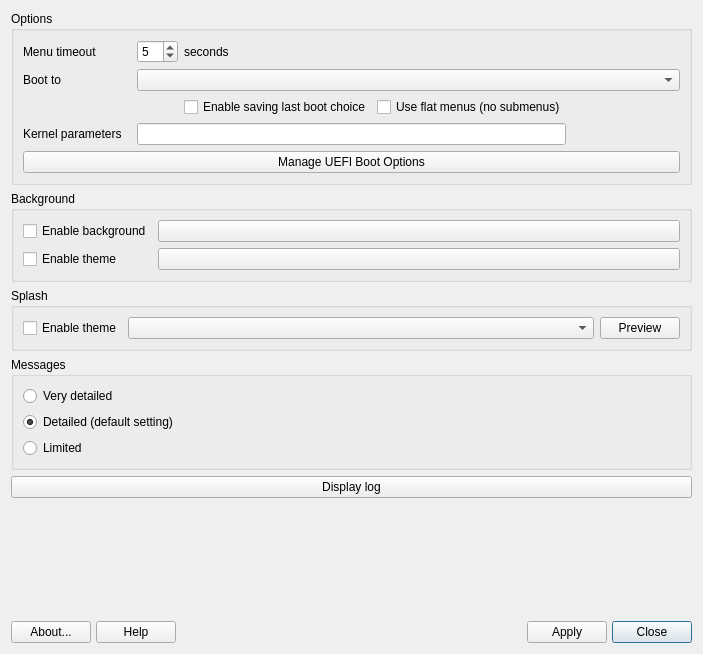
<?xml version="1.0" encoding="UTF-8"?>
<ui version="4.0">
 <class>MainWindow</class>
 <widget class="QDialog" name="MainWindow">
  <property name="geometry">
   <rect>
    <x>0</x>
    <y>0</y>
    <width>703</width>
    <height>654</height>
   </rect>
  </property>
  <property name="sizePolicy">
   <sizepolicy hsizetype="Expanding" vsizetype="Expanding">
    <horstretch>0</horstretch>
    <verstretch>0</verstretch>
   </sizepolicy>
  </property>
  <property name="windowIcon">
   <iconset theme="mx-boot-options">
    <normaloff>.</normaloff>.</iconset>
  </property>
  <layout class="QVBoxLayout" name="verticalLayout">
   <item>
    <widget class="QGroupBox" name="groupBoxOptions">
     <property name="sizePolicy">
      <sizepolicy hsizetype="Preferred" vsizetype="Preferred">
       <horstretch>0</horstretch>
       <verstretch>0</verstretch>
      </sizepolicy>
     </property>
     <property name="title">
      <string>Options</string>
     </property>
     <layout class="QGridLayout" name="gridLayout_2">
      <item row="2" column="3">
       <widget class="QCheckBox" name="checkEnableFlatmenus">
        <property name="toolTip">
         <string>Use simplified menu structure without submenus</string>
        </property>
        <property name="text">
         <string>Use flat menus (no submenus)</string>
        </property>
       </widget>
      </item>
      <item row="1" column="0">
       <widget class="QLabel" name="labelDefaultEntry">
        <property name="sizePolicy">
         <sizepolicy hsizetype="Preferred" vsizetype="Preferred">
          <horstretch>0</horstretch>
          <verstretch>0</verstretch>
         </sizepolicy>
        </property>
        <property name="text">
         <string>Boot to</string>
        </property>
       </widget>
      </item>
      <item row="0" column="1">
       <widget class="QSpinBox" name="spinBoxTimeout">
        <property name="sizePolicy">
         <sizepolicy hsizetype="Fixed" vsizetype="Fixed">
          <horstretch>0</horstretch>
          <verstretch>0</verstretch>
         </sizepolicy>
        </property>
        <property name="minimum">
         <number>-1</number>
        </property>
        <property name="value">
         <number>5</number>
        </property>
       </widget>
      </item>
      <item row="0" column="0">
       <widget class="QLabel" name="lableTimeout">
        <property name="toolTip">
         <string>Set to '0' to boot immediately without displaying the menu, or to '-1' to wait indefinitely</string>
        </property>
        <property name="text">
         <string>Menu timeout</string>
        </property>
       </widget>
      </item>
      <item row="3" column="1" colspan="3">
       <widget class="QLineEdit" name="textKernel"/>
      </item>
      <item row="1" column="1" colspan="4">
       <widget class="QComboBox" name="comboMenuEntry">
        <property name="sizePolicy">
         <sizepolicy hsizetype="Expanding" vsizetype="Fixed">
          <horstretch>0</horstretch>
          <verstretch>0</verstretch>
         </sizepolicy>
        </property>
        <property name="currentText">
         <string notr="true"/>
        </property>
       </widget>
      </item>
      <item row="3" column="0">
       <widget class="QLabel" name="lableKernel">
        <property name="text">
         <string>Kernel parameters</string>
        </property>
       </widget>
      </item>
      <item row="0" column="2">
       <widget class="QLabel" name="labelSeconds">
        <property name="sizePolicy">
         <sizepolicy hsizetype="Preferred" vsizetype="Preferred">
          <horstretch>0</horstretch>
          <verstretch>0</verstretch>
         </sizepolicy>
        </property>
        <property name="text">
         <string>seconds</string>
        </property>
       </widget>
      </item>
      <item row="2" column="2">
       <widget class="QCheckBox" name="checkSaveDefault">
        <property name="toolTip">
         <string>With this option enabled whatever entry you select from the grub boot menu will be saved as the new default for future boots</string>
        </property>
        <property name="text">
         <string>Enable saving last boot choice</string>
        </property>
       </widget>
      </item>
      <item row="4" column="0" colspan="5">
       <widget class="QPushButton" name="pushUefi">
        <property name="text">
         <string>Manage UEFI Boot Options</string>
        </property>
        <property name="icon">
         <iconset theme="preferences-system"/>
        </property>
        <property name="autoDefault">
         <bool>false</bool>
        </property>
       </widget>
      </item>
     </layout>
    </widget>
   </item>
   <item>
    <widget class="QGroupBox" name="groupBoxBackground">
     <property name="title">
      <string>Background</string>
     </property>
     <layout class="QGridLayout" name="gridLayout_3">
      <item row="0" column="0">
       <widget class="QCheckBox" name="checkBackground">
        <property name="sizePolicy">
         <sizepolicy hsizetype="Preferred" vsizetype="Fixed">
          <horstretch>0</horstretch>
          <verstretch>0</verstretch>
         </sizepolicy>
        </property>
        <property name="minimumSize">
         <size>
          <width>120</width>
          <height>0</height>
         </size>
        </property>
        <property name="text">
         <string>Enable background</string>
        </property>
       </widget>
      </item>
      <item row="1" column="0">
       <widget class="QCheckBox" name="checkGrubTheme">
        <property name="sizePolicy">
         <sizepolicy hsizetype="Preferred" vsizetype="Fixed">
          <horstretch>0</horstretch>
          <verstretch>0</verstretch>
         </sizepolicy>
        </property>
        <property name="text">
         <string>Enable theme</string>
        </property>
       </widget>
      </item>
      <item row="0" column="1" colspan="2">
       <widget class="QPushButton" name="pushBgFile">
        <property name="sizePolicy">
         <sizepolicy hsizetype="Expanding" vsizetype="Fixed">
          <horstretch>0</horstretch>
          <verstretch>0</verstretch>
         </sizepolicy>
        </property>
        <property name="text">
         <string notr="true"/>
        </property>
        <property name="autoDefault">
         <bool>false</bool>
        </property>
       </widget>
      </item>
      <item row="1" column="1" colspan="2">
       <widget class="QPushButton" name="pushThemeFile">
        <property name="sizePolicy">
         <sizepolicy hsizetype="Expanding" vsizetype="Fixed">
          <horstretch>0</horstretch>
          <verstretch>0</verstretch>
         </sizepolicy>
        </property>
        <property name="text">
         <string notr="true"/>
        </property>
        <property name="autoDefault">
         <bool>false</bool>
        </property>
       </widget>
      </item>
      <item row="2" column="1">
       <spacer name="horizontalSpacer">
        <property name="orientation">
         <enum>Qt::Horizontal</enum>
        </property>
        <property name="sizeType">
         <enum>QSizePolicy::Expanding</enum>
        </property>
        <property name="sizeHint" stdset="0">
         <size>
          <width>40</width>
          <height>0</height>
         </size>
        </property>
       </spacer>
      </item>
      <item row="2" column="0">
       <spacer name="horizontalSpacer_2">
        <property name="orientation">
         <enum>Qt::Horizontal</enum>
        </property>
        <property name="sizeType">
         <enum>QSizePolicy::Preferred</enum>
        </property>
        <property name="sizeHint" stdset="0">
         <size>
          <width>40</width>
          <height>0</height>
         </size>
        </property>
       </spacer>
      </item>
     </layout>
    </widget>
   </item>
   <item>
    <widget class="QGroupBox" name="groupBoxSplash">
     <property name="sizePolicy">
      <sizepolicy hsizetype="Expanding" vsizetype="Preferred">
       <horstretch>0</horstretch>
       <verstretch>0</verstretch>
      </sizepolicy>
     </property>
     <property name="title">
      <string>Splash</string>
     </property>
     <layout class="QGridLayout" name="gridLayout">
      <item row="0" column="1">
       <widget class="QComboBox" name="comboTheme">
        <property name="sizePolicy">
         <sizepolicy hsizetype="Expanding" vsizetype="Fixed">
          <horstretch>0</horstretch>
          <verstretch>0</verstretch>
         </sizepolicy>
        </property>
       </widget>
      </item>
      <item row="0" column="0">
       <widget class="QCheckBox" name="checkBootsplash">
        <property name="sizePolicy">
         <sizepolicy hsizetype="Fixed" vsizetype="Fixed">
          <horstretch>0</horstretch>
          <verstretch>0</verstretch>
         </sizepolicy>
        </property>
        <property name="text">
         <string>Enable theme</string>
        </property>
       </widget>
      </item>
      <item row="0" column="2">
       <widget class="QPushButton" name="pushPreview">
        <property name="sizePolicy">
         <sizepolicy hsizetype="Fixed" vsizetype="Fixed">
          <horstretch>0</horstretch>
          <verstretch>0</verstretch>
         </sizepolicy>
        </property>
        <property name="text">
         <string>Preview</string>
        </property>
        <property name="icon">
         <iconset theme="document-preview">
          <normaloff>.</normaloff>.</iconset>
        </property>
        <property name="autoDefault">
         <bool>false</bool>
        </property>
       </widget>
      </item>
     </layout>
    </widget>
   </item>
   <item>
    <widget class="QGroupBox" name="groupBoxMessages">
     <property name="sizePolicy">
      <sizepolicy hsizetype="Expanding" vsizetype="Preferred">
       <horstretch>0</horstretch>
       <verstretch>0</verstretch>
      </sizepolicy>
     </property>
     <property name="title">
      <string>Messages</string>
     </property>
     <layout class="QVBoxLayout" name="verticalLayout_2">
      <item>
       <widget class="QRadioButton" name="radioVeryDetailedMsg">
        <property name="text">
         <string>Very detailed</string>
        </property>
       </widget>
      </item>
      <item>
       <widget class="QRadioButton" name="radioDetailedMsg">
        <property name="text">
         <string>Detailed (default setting)</string>
        </property>
        <property name="checked">
         <bool>true</bool>
        </property>
       </widget>
      </item>
      <item>
       <widget class="QRadioButton" name="radioLimitedMsg">
        <property name="text">
         <string>Limited</string>
        </property>
       </widget>
      </item>
     </layout>
    </widget>
   </item>
   <item>
    <widget class="QPushButton" name="pushLog">
     <property name="sizePolicy">
      <sizepolicy hsizetype="Expanding" vsizetype="Fixed">
       <horstretch>0</horstretch>
       <verstretch>0</verstretch>
      </sizepolicy>
     </property>
     <property name="text">
      <string>Display log</string>
     </property>
     <property name="icon">
      <iconset theme="emblem-documents">
       <normaloff>.</normaloff>.</iconset>
     </property>
     <property name="autoDefault">
      <bool>false</bool>
     </property>
    </widget>
   </item>
   <item>
    <spacer name="verticalSpacer">
     <property name="orientation">
      <enum>Qt::Vertical</enum>
     </property>
     <property name="sizeHint" stdset="0">
      <size>
       <width>20</width>
       <height>40</height>
      </size>
     </property>
    </spacer>
   </item>
   <item>
    <layout class="QGridLayout" name="buttonBar" columnstretch="0,0,0,0,0,0,0,0,0,0">
     <property name="sizeConstraint">
      <enum>QLayout::SetDefaultConstraint</enum>
     </property>
     <property name="leftMargin">
      <number>0</number>
     </property>
     <property name="topMargin">
      <number>0</number>
     </property>
     <property name="rightMargin">
      <number>0</number>
     </property>
     <property name="bottomMargin">
      <number>0</number>
     </property>
     <property name="spacing">
      <number>5</number>
     </property>
     <item row="0" column="1">
      <widget class="QPushButton" name="pushHelp">
       <property name="sizePolicy">
        <sizepolicy hsizetype="Minimum" vsizetype="Preferred">
         <horstretch>0</horstretch>
         <verstretch>0</verstretch>
        </sizepolicy>
       </property>
       <property name="toolTip">
        <string>Display help </string>
       </property>
       <property name="text">
        <string>Help</string>
       </property>
       <property name="icon">
        <iconset theme="help-contents">
         <normaloff>.</normaloff>.</iconset>
       </property>
       <property name="shortcut">
        <string>Alt+H</string>
       </property>
       <property name="autoDefault">
        <bool>false</bool>
       </property>
      </widget>
     </item>
     <item row="0" column="5">
      <spacer name="horizontalSpacer2">
       <property name="orientation">
        <enum>Qt::Horizontal</enum>
       </property>
       <property name="sizeType">
        <enum>QSizePolicy::Expanding</enum>
       </property>
       <property name="sizeHint" stdset="0">
        <size>
         <width>100</width>
         <height>20</height>
        </size>
       </property>
      </spacer>
     </item>
     <item row="0" column="0">
      <widget class="QPushButton" name="pushAbout">
       <property name="sizePolicy">
        <sizepolicy hsizetype="Minimum" vsizetype="Preferred">
         <horstretch>0</horstretch>
         <verstretch>0</verstretch>
        </sizepolicy>
       </property>
       <property name="toolTip">
        <string>About this application</string>
       </property>
       <property name="text">
        <string>About...</string>
       </property>
       <property name="icon">
        <iconset theme="help-about">
         <normaloff>.</normaloff>.</iconset>
       </property>
       <property name="shortcut">
        <string>Alt+B</string>
       </property>
       <property name="autoDefault">
        <bool>false</bool>
       </property>
      </widget>
     </item>
     <item row="0" column="2">
      <spacer name="horizontalSpacer1">
       <property name="orientation">
        <enum>Qt::Horizontal</enum>
       </property>
       <property name="sizeType">
        <enum>QSizePolicy::Expanding</enum>
       </property>
       <property name="sizeHint" stdset="0">
        <size>
         <width>100</width>
         <height>20</height>
        </size>
       </property>
      </spacer>
     </item>
     <item row="0" column="9">
      <widget class="QPushButton" name="pushCancel">
       <property name="enabled">
        <bool>true</bool>
       </property>
       <property name="sizePolicy">
        <sizepolicy hsizetype="Minimum" vsizetype="Preferred">
         <horstretch>0</horstretch>
         <verstretch>0</verstretch>
        </sizepolicy>
       </property>
       <property name="toolTip">
        <string>Quit application</string>
       </property>
       <property name="text">
        <string>Close</string>
       </property>
       <property name="icon">
        <iconset theme="window-close">
         <normaloff>.</normaloff>.</iconset>
       </property>
       <property name="shortcut">
        <string>Alt+N</string>
       </property>
       <property name="autoDefault">
        <bool>true</bool>
       </property>
       <property name="default">
        <bool>true</bool>
       </property>
      </widget>
     </item>
     <item row="0" column="3">
      <widget class="QLabel" name="labelLogo">
       <property name="maximumSize">
        <size>
         <width>32</width>
         <height>32</height>
        </size>
       </property>
       <property name="midLineWidth">
        <number>0</number>
       </property>
       <property name="text">
        <string/>
       </property>
       <property name="pixmap">
        <pixmap resource="images.qrc">:/icons/images/logo.svg</pixmap>
       </property>
       <property name="scaledContents">
        <bool>true</bool>
       </property>
      </widget>
     </item>
     <item row="0" column="7">
      <widget class="QPushButton" name="pushApply">
       <property name="sizePolicy">
        <sizepolicy hsizetype="Minimum" vsizetype="Preferred">
         <horstretch>0</horstretch>
         <verstretch>0</verstretch>
        </sizepolicy>
       </property>
       <property name="text">
        <string>Apply</string>
       </property>
       <property name="icon">
        <iconset theme="dialog-ok">
         <normaloff>.</normaloff>.</iconset>
       </property>
       <property name="shortcut">
        <string/>
       </property>
       <property name="autoDefault">
        <bool>false</bool>
       </property>
       <property name="default">
        <bool>false</bool>
       </property>
      </widget>
     </item>
    </layout>
   </item>
  </layout>
 </widget>
 <tabstops>
  <tabstop>spinBoxTimeout</tabstop>
  <tabstop>comboMenuEntry</tabstop>
  <tabstop>checkSaveDefault</tabstop>
  <tabstop>checkEnableFlatmenus</tabstop>
  <tabstop>textKernel</tabstop>
  <tabstop>pushUefi</tabstop>
  <tabstop>checkBackground</tabstop>
  <tabstop>pushBgFile</tabstop>
  <tabstop>checkGrubTheme</tabstop>
  <tabstop>pushThemeFile</tabstop>
  <tabstop>checkBootsplash</tabstop>
  <tabstop>comboTheme</tabstop>
  <tabstop>pushPreview</tabstop>
  <tabstop>radioVeryDetailedMsg</tabstop>
  <tabstop>radioDetailedMsg</tabstop>
  <tabstop>radioLimitedMsg</tabstop>
  <tabstop>pushLog</tabstop>
  <tabstop>pushHelp</tabstop>
  <tabstop>pushAbout</tabstop>
  <tabstop>pushApply</tabstop>
  <tabstop>pushCancel</tabstop>
  <tabstop>comboTheme</tabstop>
  <tabstop>pushThemeFile</tabstop>
  <tabstop>checkBootsplash</tabstop>
  <tabstop>checkGrubTheme</tabstop>
  <tabstop>pushPreview</tabstop>
  <tabstop>checkEnableFlatmenus</tabstop>
  <tabstop>spinBoxTimeout</tabstop>
  <tabstop>textKernel</tabstop>
  <tabstop>comboMenuEntry</tabstop>
  <tabstop>checkSaveDefault</tabstop>
  <tabstop>pushBgFile</tabstop>
  <tabstop>radioVeryDetailedMsg</tabstop>
  <tabstop>radioDetailedMsg</tabstop>
  <tabstop>radioLimitedMsg</tabstop>
  <tabstop>pushUefi</tabstop>
 </tabstops>
 <resources>
  <include location="images.qrc"/>
 </resources>
 <connections/>
</ui>
